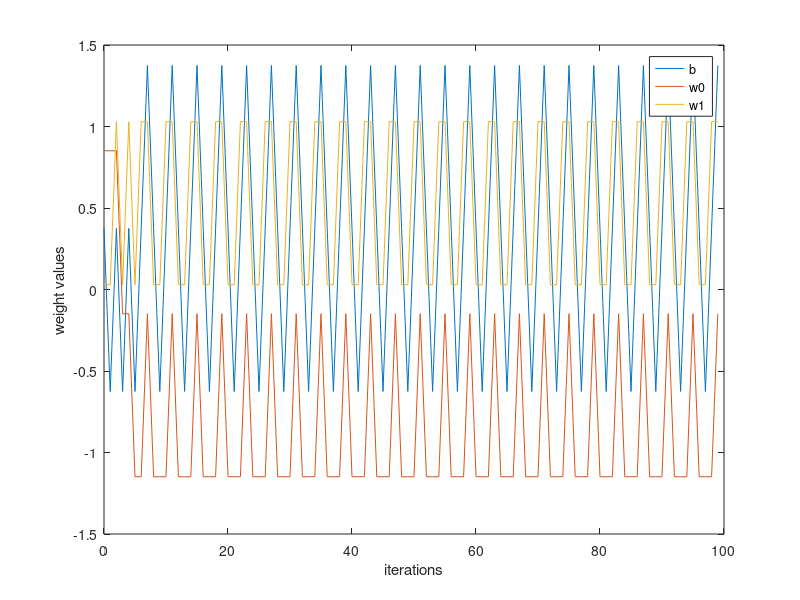

Write MATLAB code to recreate this figure.
XOR_x = [1 0 0; 1 0 1; 1 1 0; 1 1 1];
XOR_x1 = [0;0;1;1];
XOR_x2 = [0;1;0;1];
XOR_d = [0;1;1;0];
XOR_w = [rand(); rand(); rand()];
XOR_eta = 1;

iters = (0:1:99);
w_0_vals = zeros([1 100]);
w_1_vals = zeros([1 100]);
w_2_vals = zeros([1 100]);
i = 1;
flag = 1;

w_0_vals(i) = XOR_w(1);
w_1_vals(i) = XOR_w(2);
w_2_vals(i) = XOR_w(3);
    
while (flag & i <100)
    
    flag = 0;
    
    for (j=1:length(XOR_d))
        
        XOR_y = (XOR_x(j,:) * XOR_w)>=0; % the mid of this equation calculates the value of v. >= 0 is the activation function.
        XOR_e = XOR_d(j) - XOR_y;        
        if (XOR_e ~= 0)
            
            w_0_vals(i) = XOR_w(1);
            w_1_vals(i) = XOR_w(2);
            w_2_vals(i) = XOR_w(3);
            XOR_w = XOR_w + (XOR_eta * (XOR_e' * XOR_x(j,:))');
            
            i = i+1;
            flag = 1;
        end
    end
end

plot(iters, w_0_vals, iters, w_1_vals, iters, w_2_vals);
xlabel('iterations');
ylabel('weight values');
legend({'b','w0','w1'}, 'Location', 'northeast');